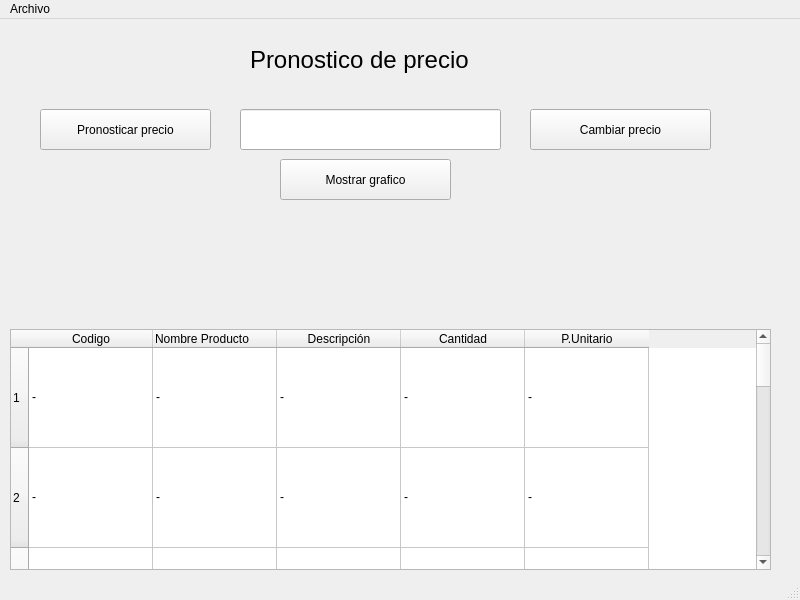
<?xml version="1.0" encoding="UTF-8"?>
<ui version="4.0">
 <class>MainWindow</class>
 <widget class="QMainWindow" name="MainWindow">
  <property name="windowModality">
   <enum>Qt::ApplicationModal</enum>
  </property>
  <property name="geometry">
   <rect>
    <x>0</x>
    <y>0</y>
    <width>800</width>
    <height>600</height>
   </rect>
  </property>
  <property name="windowTitle">
   <string>MainWindow</string>
  </property>
  <property name="styleSheet">
   <string notr="true"/>
  </property>
  <widget class="QWidget" name="centralwidget">
   <widget class="QPushButton" name="grafica">
    <property name="geometry">
     <rect>
      <x>280</x>
      <y>140</y>
      <width>171</width>
      <height>41</height>
     </rect>
    </property>
    <property name="text">
     <string>Mostrar grafico</string>
    </property>
   </widget>
   <widget class="QPushButton" name="pronosticar">
    <property name="geometry">
     <rect>
      <x>40</x>
      <y>90</y>
      <width>171</width>
      <height>41</height>
     </rect>
    </property>
    <property name="text">
     <string>Pronosticar precio</string>
    </property>
   </widget>
   <widget class="QTableWidget" name="tabla_int1">
    <property name="enabled">
     <bool>true</bool>
    </property>
    <property name="geometry">
     <rect>
      <x>10</x>
      <y>310</y>
      <width>761</width>
      <height>241</height>
     </rect>
    </property>
    <property name="minimumSize">
     <size>
      <width>651</width>
      <height>192</height>
     </size>
    </property>
    <property name="font">
     <font>
      <strikeout>false</strikeout>
     </font>
    </property>
    <property name="layoutDirection">
     <enum>Qt::LeftToRight</enum>
    </property>
    <property name="autoFillBackground">
     <bool>false</bool>
    </property>
    <property name="autoScroll">
     <bool>true</bool>
    </property>
    <property name="autoScrollMargin">
     <number>16</number>
    </property>
    <property name="editTriggers">
     <set>QAbstractItemView::NoEditTriggers</set>
    </property>
    <property name="dragEnabled">
     <bool>false</bool>
    </property>
    <property name="showGrid">
     <bool>true</bool>
    </property>
    <property name="sortingEnabled">
     <bool>false</bool>
    </property>
    <property name="wordWrap">
     <bool>true</bool>
    </property>
    <property name="cornerButtonEnabled">
     <bool>true</bool>
    </property>
    <attribute name="horizontalHeaderVisible">
     <bool>true</bool>
    </attribute>
    <attribute name="horizontalHeaderCascadingSectionResizes">
     <bool>true</bool>
    </attribute>
    <attribute name="horizontalHeaderDefaultSectionSize">
     <number>124</number>
    </attribute>
    <attribute name="horizontalHeaderHighlightSections">
     <bool>true</bool>
    </attribute>
    <attribute name="horizontalHeaderMinimumSectionSize">
     <number>20</number>
    </attribute>
    <attribute name="horizontalHeaderShowSortIndicator" stdset="0">
     <bool>false</bool>
    </attribute>
    <attribute name="horizontalHeaderStretchLastSection">
     <bool>false</bool>
    </attribute>
    <attribute name="verticalHeaderCascadingSectionResizes">
     <bool>false</bool>
    </attribute>
    <attribute name="verticalHeaderDefaultSectionSize">
     <number>25</number>
    </attribute>
    <attribute name="verticalHeaderHighlightSections">
     <bool>true</bool>
    </attribute>
    <attribute name="verticalHeaderMinimumSectionSize">
     <number>100</number>
    </attribute>
    <attribute name="verticalHeaderShowSortIndicator" stdset="0">
     <bool>false</bool>
    </attribute>
    <row>
     <property name="text">
      <string>1</string>
     </property>
    </row>
    <row>
     <property name="text">
      <string>2</string>
     </property>
    </row>
    <row>
     <property name="text">
      <string>3</string>
     </property>
    </row>
    <row>
     <property name="text">
      <string>4</string>
     </property>
    </row>
    <row>
     <property name="text">
      <string>5</string>
     </property>
    </row>
    <row>
     <property name="text">
      <string>6</string>
     </property>
    </row>
    <row>
     <property name="text">
      <string>7</string>
     </property>
    </row>
    <row>
     <property name="text">
      <string>8</string>
     </property>
    </row>
    <row>
     <property name="text">
      <string>9</string>
     </property>
    </row>
    <row>
     <property name="text">
      <string>10</string>
     </property>
    </row>
    <column>
     <property name="text">
      <string>Codigo</string>
     </property>
    </column>
    <column>
     <property name="text">
      <string>Nombre Producto                        </string>
     </property>
     <property name="textAlignment">
      <set>AlignLeading|AlignVCenter</set>
     </property>
    </column>
    <column>
     <property name="text">
      <string>Descripción</string>
     </property>
    </column>
    <column>
     <property name="text">
      <string>Cantidad</string>
     </property>
    </column>
    <column>
     <property name="text">
      <string>P.Unitario</string>
     </property>
    </column>
    <item row="0" column="0">
     <property name="text">
      <string>-</string>
     </property>
     <property name="flags">
      <set>ItemIsSelectable|ItemIsDragEnabled|ItemIsEnabled</set>
     </property>
    </item>
    <item row="0" column="1">
     <property name="text">
      <string>-</string>
     </property>
    </item>
    <item row="0" column="2">
     <property name="text">
      <string>-</string>
     </property>
    </item>
    <item row="0" column="3">
     <property name="text">
      <string>-</string>
     </property>
    </item>
    <item row="0" column="4">
     <property name="text">
      <string>-</string>
     </property>
    </item>
    <item row="1" column="0">
     <property name="text">
      <string>-</string>
     </property>
    </item>
    <item row="1" column="1">
     <property name="text">
      <string>-</string>
     </property>
    </item>
    <item row="1" column="2">
     <property name="text">
      <string>-</string>
     </property>
    </item>
    <item row="1" column="3">
     <property name="text">
      <string>-</string>
     </property>
    </item>
    <item row="1" column="4">
     <property name="text">
      <string>-</string>
     </property>
    </item>
    <item row="2" column="0">
     <property name="text">
      <string>-</string>
     </property>
    </item>
    <item row="2" column="1">
     <property name="text">
      <string>-</string>
     </property>
    </item>
    <item row="2" column="2">
     <property name="text">
      <string>-</string>
     </property>
    </item>
    <item row="2" column="3">
     <property name="text">
      <string>-</string>
     </property>
    </item>
    <item row="2" column="4">
     <property name="text">
      <string>-</string>
     </property>
    </item>
    <item row="3" column="0">
     <property name="text">
      <string>-</string>
     </property>
    </item>
    <item row="3" column="1">
     <property name="text">
      <string>-</string>
     </property>
    </item>
    <item row="3" column="2">
     <property name="text">
      <string>-</string>
     </property>
    </item>
    <item row="3" column="3">
     <property name="text">
      <string>-</string>
     </property>
    </item>
    <item row="3" column="4">
     <property name="text">
      <string>-</string>
     </property>
    </item>
    <item row="4" column="0">
     <property name="text">
      <string>-</string>
     </property>
    </item>
    <item row="4" column="1">
     <property name="text">
      <string>-</string>
     </property>
    </item>
    <item row="4" column="2">
     <property name="text">
      <string>-</string>
     </property>
    </item>
    <item row="4" column="3">
     <property name="text">
      <string>-</string>
     </property>
    </item>
    <item row="4" column="4">
     <property name="text">
      <string>-</string>
     </property>
    </item>
    <item row="5" column="0">
     <property name="text">
      <string>-</string>
     </property>
    </item>
    <item row="5" column="1">
     <property name="text">
      <string>-</string>
     </property>
    </item>
    <item row="5" column="2">
     <property name="text">
      <string>-</string>
     </property>
    </item>
    <item row="5" column="3">
     <property name="text">
      <string>-</string>
     </property>
    </item>
    <item row="5" column="4">
     <property name="text">
      <string>-</string>
     </property>
    </item>
    <item row="6" column="0">
     <property name="text">
      <string>-</string>
     </property>
    </item>
    <item row="6" column="1">
     <property name="text">
      <string>-</string>
     </property>
    </item>
    <item row="6" column="2">
     <property name="text">
      <string>-</string>
     </property>
    </item>
    <item row="6" column="3">
     <property name="text">
      <string>-</string>
     </property>
    </item>
    <item row="6" column="4">
     <property name="text">
      <string>-</string>
     </property>
    </item>
    <item row="7" column="0">
     <property name="text">
      <string>-</string>
     </property>
    </item>
    <item row="7" column="1">
     <property name="text">
      <string>-</string>
     </property>
    </item>
    <item row="7" column="2">
     <property name="text">
      <string>-</string>
     </property>
    </item>
    <item row="7" column="3">
     <property name="text">
      <string>-</string>
     </property>
    </item>
    <item row="7" column="4">
     <property name="text">
      <string>-</string>
     </property>
    </item>
    <item row="8" column="0">
     <property name="text">
      <string>-</string>
     </property>
    </item>
    <item row="8" column="1">
     <property name="text">
      <string>-</string>
     </property>
    </item>
    <item row="8" column="2">
     <property name="text">
      <string>-</string>
     </property>
    </item>
    <item row="8" column="3">
     <property name="text">
      <string>-</string>
     </property>
    </item>
    <item row="8" column="4">
     <property name="text">
      <string>-</string>
     </property>
    </item>
    <item row="9" column="0">
     <property name="text">
      <string>-</string>
     </property>
    </item>
    <item row="9" column="1">
     <property name="text">
      <string>-</string>
     </property>
    </item>
    <item row="9" column="2">
     <property name="text">
      <string>-</string>
     </property>
    </item>
    <item row="9" column="3">
     <property name="text">
      <string>-</string>
     </property>
    </item>
    <item row="9" column="4">
     <property name="text">
      <string>-</string>
     </property>
    </item>
   </widget>
   <widget class="QPushButton" name="cambiar">
    <property name="geometry">
     <rect>
      <x>530</x>
      <y>90</y>
      <width>181</width>
      <height>41</height>
     </rect>
    </property>
    <property name="text">
     <string>Cambiar precio</string>
    </property>
   </widget>
   <widget class="QLineEdit" name="dato">
    <property name="geometry">
     <rect>
      <x>240</x>
      <y>90</y>
      <width>261</width>
      <height>41</height>
     </rect>
    </property>
   </widget>
   <widget class="QLabel" name="label">
    <property name="geometry">
     <rect>
      <x>250</x>
      <y>20</y>
      <width>271</width>
      <height>41</height>
     </rect>
    </property>
    <property name="font">
     <font>
      <family>MS UI Gothic</family>
      <pointsize>18</pointsize>
     </font>
    </property>
    <property name="text">
     <string>Pronostico de precio</string>
    </property>
   </widget>
  </widget>
  <widget class="QMenuBar" name="menubar">
   <property name="geometry">
    <rect>
     <x>0</x>
     <y>0</y>
     <width>800</width>
     <height>31</height>
    </rect>
   </property>
   <widget class="QMenu" name="menuArchivo">
    <property name="title">
     <string>Archivo</string>
    </property>
    <addaction name="actionAbrir"/>
   </widget>
   <addaction name="menuArchivo"/>
  </widget>
  <widget class="QStatusBar" name="statusbar"/>
  <action name="actionAbrir">
   <property name="text">
    <string>Abrir</string>
   </property>
   <property name="shortcut">
    <string>Ctrl+O</string>
   </property>
  </action>
  <action name="actionGuardar">
   <property name="text">
    <string>Guardar</string>
   </property>
   <property name="shortcut">
    <string>Ctrl+G</string>
   </property>
  </action>
  <action name="actionSalir">
   <property name="text">
    <string>Salir</string>
   </property>
   <property name="shortcut">
    <string>Ctrl+Q</string>
   </property>
  </action>
 </widget>
 <resources/>
 <connections/>
</ui>
